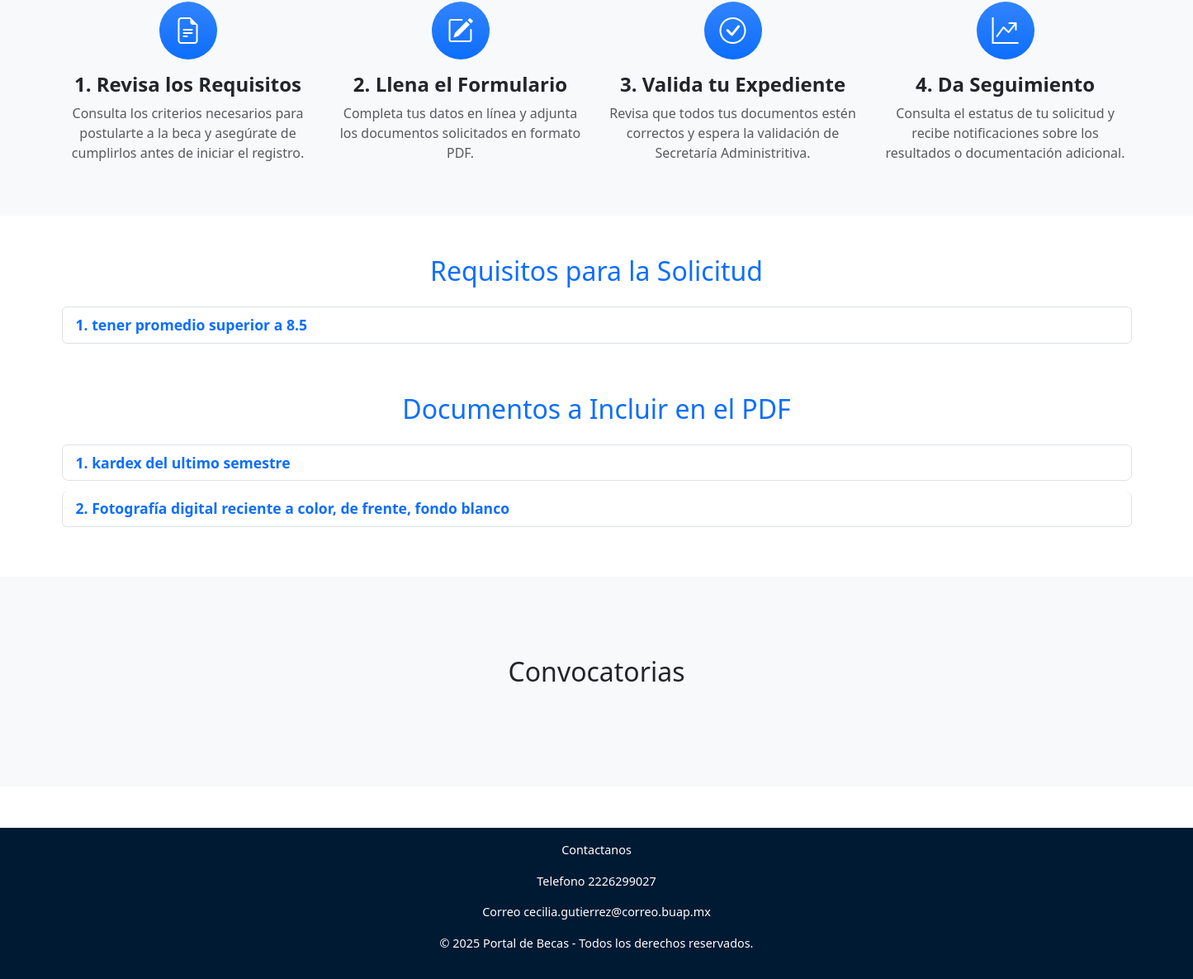
Before: / (lower part) with the older database file.
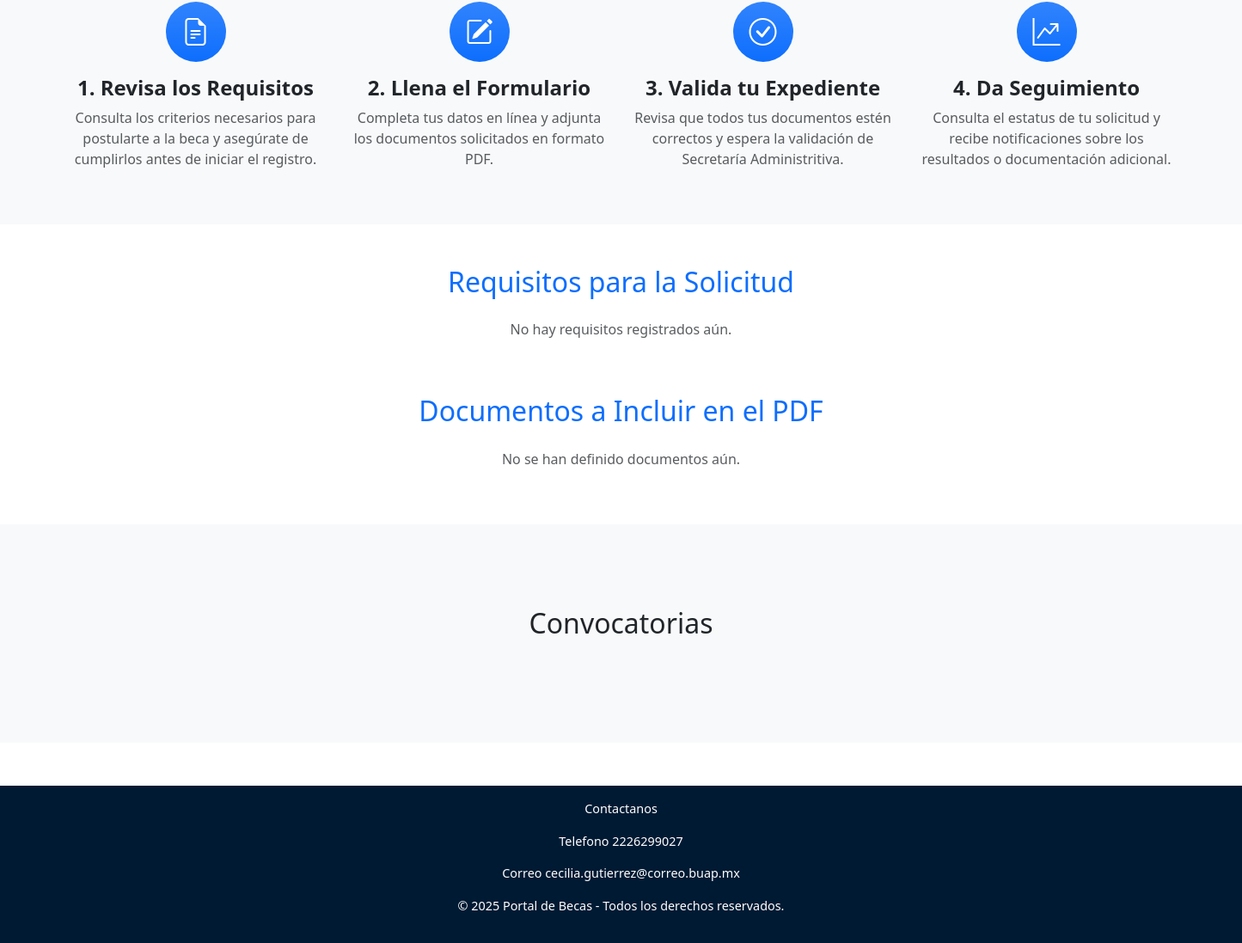
After: the same page with the newer database file.
### tables this page shows
CREATE TABLE requisitos (
            id INTEGER PRIMARY KEY AUTOINCREMENT,
            contenido TEXT NOT NULL
        );

CREATE TABLE documentos (
        id INTEGER PRIMARY KEY AUTOINCREMENT,
        descripcion TEXT NOT NULL
    );

### routes/main_routes.py (the view, shortened to what this page needs)
@main_bp.route('/')
def index():
    conexion = sqlite3.connect('becas.db')
    cursor = conexion.cursor()
    cursor.execute("SELECT nombre, descripcion, fecha_inicio, fecha_fin FROM convocatorias")
    todas = cursor.fetchall()
    cursor.execute("SELECT contenido FROM requisitos")
    requisitos = [fila[0] for fila in cursor.fetchall()]
    cursor.execute("SELECT descripcion FROM documentos")
    documentos = [fila[0] for fila in cursor.fetchall()]
    cursor.execute("SELECT * FROM pago ORDER BY id DESC")
    pagos = cursor.fetchall()
    conexion.close()
    hoy = datetime.now().date()
    convocatorias_info = []
    return render_template(
        'index.html',
        convocatorias=convocatorias_info,
        requisitos=requisitos,
        documentos=documentos, pagos=pagos
    )

### templates/index.html (shortened to what this page needs)
<!DOCTYPE html>
<html lang="es">
<head>
  <link rel="stylesheet" href="{{ url_for('static', filename='css/style.css') }}">
  <link
    href="https://cdn.jsdelivr.net/npm/bootstrap@5.3.2/dist/css/bootstrap.min.css"
    rel="stylesheet">
    <link rel="stylesheet" href="https://cdn.jsdelivr.net/npm/bootstrap-icons@1.11.1/font/bootstrap-icons.css">
</head>
<body>
<section class="py-5 bg-light" id="pasos">
  <div class="container">
    <div class="row g-4 row-cols-1 row-cols-md-2 row-cols-lg-4 text-center">
      <div class="col">
        <div class="feature-icon d-inline-flex align-items-center justify-content-center bg-primary bg-gradient text-white fs-2 mb-3 rounded-circle" style="width:70px; height:70px;">
          <i class="bi bi-file-earmark-text"></i>
        </div>
        <h4 class="fw-semibold">1. Revisa los Requisitos</h4>
        <p class="text-muted">Consulta los criterios necesarios para postularte a la beca y asegúrate de cumplirlos antes de iniciar el registro.</p>
      </div>
      <div class="col">
        <div class="feature-icon d-inline-flex align-items-center justify-content-center bg-primary bg-gradient text-white fs-2 mb-3 rounded-circle" style="width:70px; height:70px;">
          <i class="bi bi-pencil-square"></i>
        </div>
        <h4 class="fw-semibold">2. Llena el Formulario</h4>
        <p class="text-muted">Completa tus datos en línea y adjunta los documentos solicitados en formato PDF.</p>
      </div>
      <div class="col">
        <div class="feature-icon d-inline-flex align-items-center justify-content-center bg-primary bg-gradient text-white fs-2 mb-3 rounded-circle" style="width:70px; height:70px;">
          <i class="bi bi-check-circle"></i>
        </div>
        <h4 class="fw-semibold">3. Valida tu Expediente</h4>
        <p class="text-muted">Revisa que todos tus documentos estén correctos y espera la validación de Secretaría Administritiva.</p>
      </div>
      <div class="col">
        <div class="feature-icon d-inline-flex align-items-center justify-content-center bg-primary bg-gradient text-white fs-2 mb-3 rounded-circle" style="width:70px; height:70px;">
          <i class="bi bi-graph-up-arrow"></i>
        </div>
        <h4 class="fw-semibold">4. Da Seguimiento</h4>
        <p class="text-muted">Consulta el estatus de tu solicitud y recibe notificaciones sobre los resultados o documentación adicional.</p>
      </div>
    </div>
  </div>
</section>
<div class="container my-5">
  <h2 class="text-primary text-center mb-4">Requisitos para la Solicitud</h2>
  <div class="list-group">
    {% for req in requisitos %}
      <label class="list-group-item d-flex flex-column">
        <div class="fw-bold">{{ loop.index }}. {{ req }}</div>
      </label>
    {% else %}
      <p class="text-center text-muted">No hay requisitos registrados aún.</p>
    {% endfor %}
  </div>
</div>
<div class="container my-5">
  <h2 class="text-primary text-center mb-4">Documentos a Incluir en el PDF</h2>
  <div class="list-group">
    {% for doc in documentos %}
      <label class="list-group-item d-flex flex-column">
        <div class="fw-bold">{{ loop.index }}. {{ doc }}</div>
      </label>
    {% else %}
      <p class="text-center text-muted">No se han definido documentos aún.</p>
    {% endfor %}
  </div>
</div>
<section class="py-5 bg-light">
  <div class="container my-5">
    <h2 class="text-center mb-4">Convocatorias</h2>
    </div>
</section>
  <footer>
    <p>Contactanos</p>
    <p>Telefono 2226299027</p>
    <p>Correo cecilia.gutierrez@correo.buap.mx</p>
    <p>© 2025 Portal de Becas - Todos los derechos reservados.</p>
  </footer>
</body>
</html>

### static/css/style.css (style rules this page uses)
:root { --color-primario: #003366; --color-secundario: #0056b3; --color-acento: #fcbf49; --color-fondo: #f8f9fa; --color-texto: #212529; }
body { background-color: var(--color-fondo); color: var(--color-texto); font-family: "Poppins", sans-serif; padding-top: 70px; }
footer { background-color: #001a33; color: white; text-align: center; padding: 1rem; margin-top: 50px; font-size: 0.9rem; }

Changed rows visible on the page:
removed requisitos: contenido "tener promedio superior a 8.5"
removed documentos: descripcion "kardex del ultimo semestre"
removed documentos: descripcion "Fotografía digital reciente a color, de frente, fondo blanco"
Other visible differences:
text now shown: "No hay requisitos registrados aún. No se han definido documentos aún."
